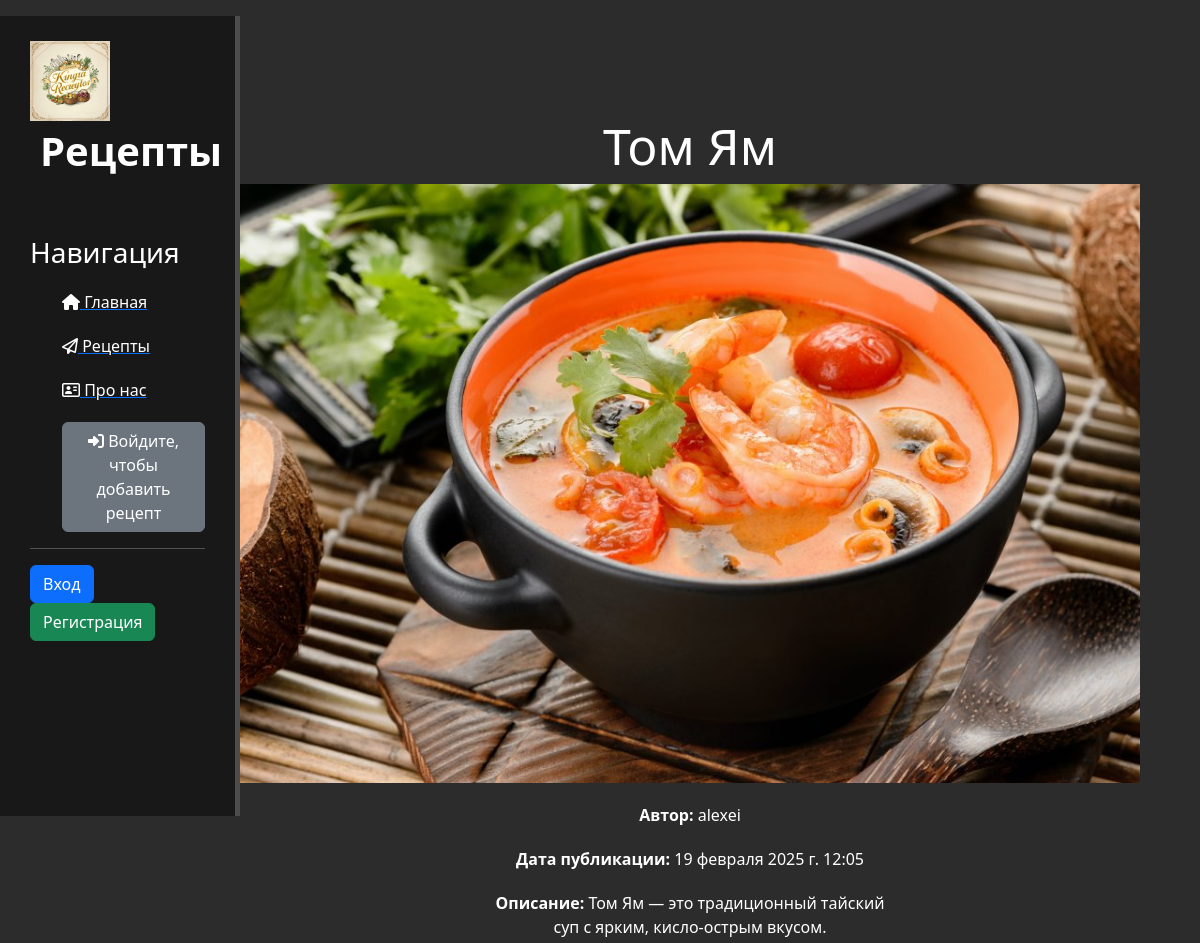
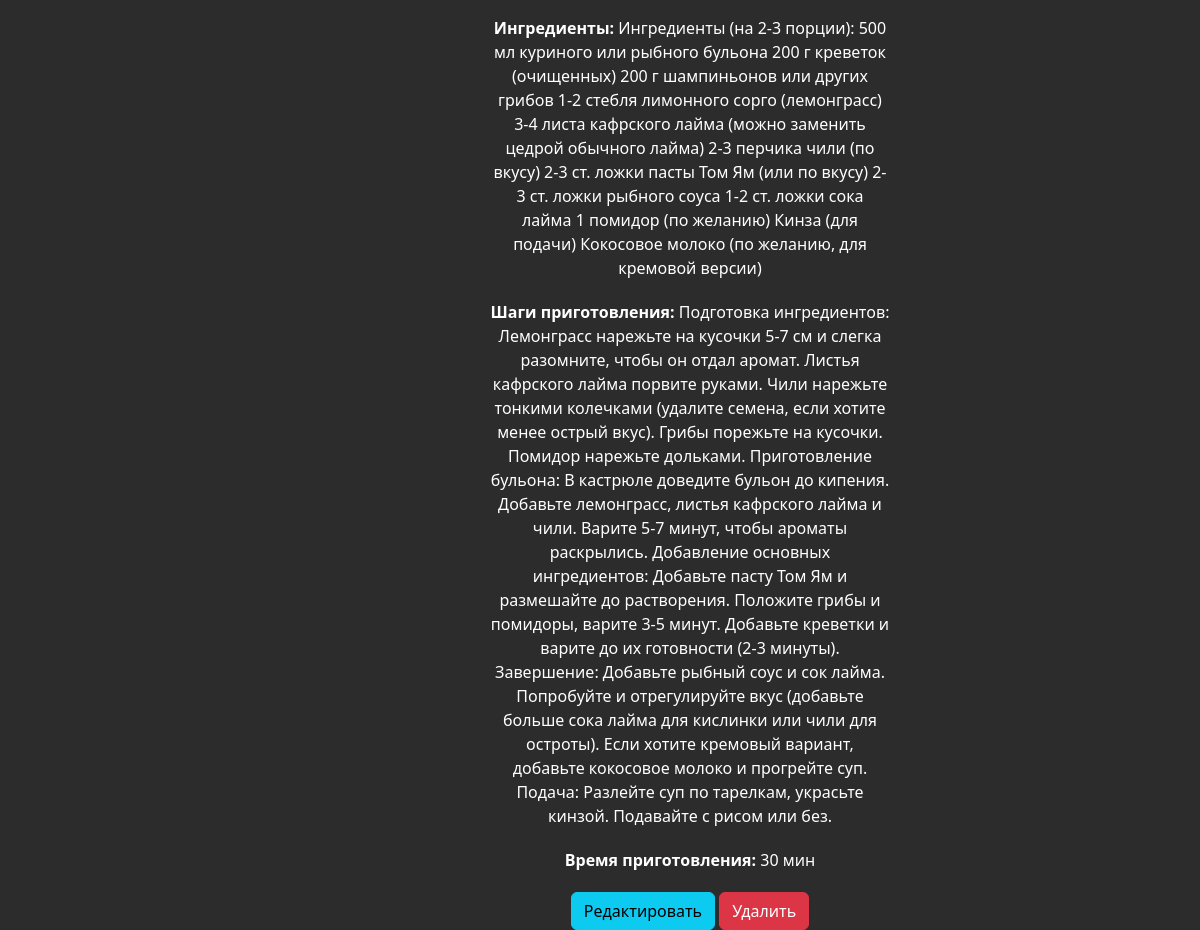
Screenshot of /recipes/5/ with the database file from the repository (2 pictures, top to bottom).
### recipes/models.py (models this page shows, shortened)
class Recipes(models.Model):
    title = models.CharField('Название', max_length=100)
    description = models.TextField('Описание', default='')
    steps = models.TextField('Шаги приготовления', default='')
    cooking_time = models.PositiveIntegerField('Время приготовления (мин)')
    ingredients = models.TextField('Ингредиенты', default='')
    image = models.ImageField('Изображение', upload_to='recipes/', blank=True, null=True)
    date = models.DateTimeField('Дата публикации', auto_now_add=True)
    author = models.ForeignKey(User, on_delete=models.CASCADE, verbose_name='Автор', default=1)
    class Meta:
        verbose_name = 'Рецепт'
        verbose_name_plural = 'Рецепты'

### recipes/views.py (the view)
# urls.py: path('<int:pk>/', views.RecipesDetailView.as_view(), name='recipes-detail'),
class RecipesDetailView(DetailView):
    model = Recipes
    template_name = 'recipes/details_view.html'
    context_object_name = 'recipe'

### recipes/templates/recipes/details_view.html (shortened to what this page needs)
{% extends 'main/layout.html' %}
{% block content %}
    <div class="features">
        <h1>{{ recipe.title }}</h1>
        {% if recipe.image %}
            <img src="{{ recipe.image.url }}" alt="{{ recipe.title }}" class="img-fluid">
        {% endif %}
        <p><strong>Автор:</strong> {{ recipe.author.username }}</p>
        <p><strong>Дата публикации:</strong> {{ recipe.date }}</p>
        <p><strong>Описание:</strong> {{ recipe.description }}</p>
        <p><strong>Ингредиенты:</strong> {{ recipe.ingredients }}</p>
        <p><strong>Шаги приготовления:</strong> {{ recipe.steps }}</p>
        <p><strong>Время приготовления:</strong> {{ recipe.cooking_time }} мин</p>
        {% if recipe and recipe.pk %}
            <a href="{% url 'recipes-update' pk=recipe.pk %}" class="btn btn-info">Редактировать</a>
            <a href="{% url 'recipes-delete' pk=recipe.pk %}" class="btn btn-danger">Удалить</a>
        {% endif %}
    </div>
{% endblock %}

### main/static/main/css/main.css (style rules this page uses)
body { background: #2c2c2c; }
main .features { float: left; color: #fff; margin-top: 100px; text-align: center; width: 75%; }
main .features h1 { font-size: 50px; }
main .features p { max-width: 400px; margin: 20px auto }

### rows the page displays
Recipes: title "Том Ям", image (picture), author.username "alexei", date "19 февраля 2025 г. 12:05", description "Том Ям — это традиционный тайский суп с ярким, кисло-острым вкусом.", ingredients "Ингредиенты (на 2-3 порции): 500 мл куриного или рыбного бульона 200 г креветок (очищенных) 200 г шампиньонов или других грибов 1-2 стебля лимонного сорго (лемонграсс) 3-4 листа кафрского лайма (можно заменить цедрой обычного лайма) 2-3 перчика чили (по вкусу) 2-3 ст. ложки пасты Том Ям (или по вкусу) 2-3 ст. ложки рыбного соуса 1-2 ст. ложки сока лайма 1 помидор (по желанию) Кинза (для подачи) Кокосовое молоко (по желанию, для кремовой версии)", steps "Подготовка ингредиентов: Лемонграсс нарежьте на кусочки 5-7 см и слегка разомните, чтобы он отдал аромат. Листья кафрского лайма порвите руками. Чили нарежьте тонкими колечками (удалите семена, если хотите менее острый вкус). Грибы порежьте на кусочки. Помидор нарежьте дольками. Приготовление бульона: В кастрюле доведите бульон до кипения. Добавьте лемонграсс, листья кафрского лайма и чили. Варите 5-7 минут, чтобы ароматы раскрылись. Добавление основных ингредиентов: Добавьте пасту Том Ям и размешайте до растворения. Положите грибы и помидоры, варите 3-5 минут. Добавьте креветки и варите до их готовности (2-3 минуты). Завершение: Добавьте рыбный соус и сок лайма. Попробуйте и отрегулируйте…", cooking_time "30"
